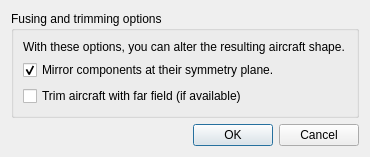
<?xml version="1.0" encoding="UTF-8"?>
<ui version="4.0">
 <class>FuseDialog</class>
 <widget class="QDialog" name="FuseDialog">
  <property name="geometry">
   <rect>
    <x>0</x>
    <y>0</y>
    <width>370</width>
    <height>155</height>
   </rect>
  </property>
  <property name="sizePolicy">
   <sizepolicy hsizetype="Minimum" vsizetype="Expanding">
    <horstretch>0</horstretch>
    <verstretch>0</verstretch>
   </sizepolicy>
  </property>
  <property name="windowTitle">
   <string>Dialog</string>
  </property>
  <layout class="QVBoxLayout" name="verticalLayout_2">
   <item>
    <widget class="QGroupBox" name="groupBox">
     <property name="sizePolicy">
      <sizepolicy hsizetype="Preferred" vsizetype="Minimum">
       <horstretch>0</horstretch>
       <verstretch>0</verstretch>
      </sizepolicy>
     </property>
     <property name="title">
      <string>Fusing and trimming options</string>
     </property>
     <layout class="QVBoxLayout" name="verticalLayout">
      <item>
       <widget class="QLabel" name="label">
        <property name="text">
         <string>With these options, you can alter the resulting aircraft shape.</string>
        </property>
        <property name="wordWrap">
         <bool>false</bool>
        </property>
       </widget>
      </item>
      <item>
       <widget class="QCheckBox" name="mirrorCheckBox">
        <property name="text">
         <string>Mirror components at their symmetry plane.</string>
        </property>
        <property name="checked">
         <bool>true</bool>
        </property>
        <property name="tristate">
         <bool>false</bool>
        </property>
       </widget>
      </item>
      <item>
       <widget class="QCheckBox" name="trimFFCheckBox">
        <property name="text">
         <string>Trim aircraft with far field (if available)</string>
        </property>
       </widget>
      </item>
     </layout>
    </widget>
   </item>
   <item>
    <spacer name="verticalSpacer">
     <property name="orientation">
      <enum>Qt::Vertical</enum>
     </property>
     <property name="sizeHint" stdset="0">
      <size>
       <width>20</width>
       <height>40</height>
      </size>
     </property>
    </spacer>
   </item>
   <item>
    <widget class="QDialogButtonBox" name="buttonBox">
     <property name="orientation">
      <enum>Qt::Horizontal</enum>
     </property>
     <property name="standardButtons">
      <set>QDialogButtonBox::Cancel|QDialogButtonBox::Ok</set>
     </property>
    </widget>
   </item>
  </layout>
 </widget>
 <resources/>
 <connections>
  <connection>
   <sender>buttonBox</sender>
   <signal>accepted()</signal>
   <receiver>FuseDialog</receiver>
   <slot>accept()</slot>
   <hints>
    <hint type="sourcelabel">
     <x>248</x>
     <y>254</y>
    </hint>
    <hint type="destinationlabel">
     <x>157</x>
     <y>274</y>
    </hint>
   </hints>
  </connection>
  <connection>
   <sender>buttonBox</sender>
   <signal>rejected()</signal>
   <receiver>FuseDialog</receiver>
   <slot>reject()</slot>
   <hints>
    <hint type="sourcelabel">
     <x>316</x>
     <y>260</y>
    </hint>
    <hint type="destinationlabel">
     <x>286</x>
     <y>274</y>
    </hint>
   </hints>
  </connection>
 </connections>
</ui>
